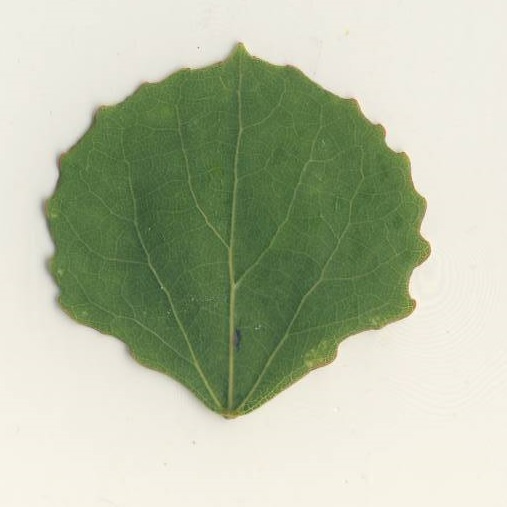
#> input picture extract_main_vein_by_hough/images/07.jpg, 507 x 507 px
$ python -i extract_vein_by_hough.py   (imports and definitions only)
#> lines starting #> are read from the running program, lines starting #| are printed output that depends on the picture; after the words box and inside, x2 and y2 are one past the last pixel; in counts of white or black regions, pixels touching at a corner belong together
### extract_main_vein_by_hough/get_boundary.py
import cv2
from skimage import measure, color
import numpy as np


def get_boundary(image):
    img = cv2.imread(image)
    img=color.rgb2gray(img)

    contours = measure.find_contours(img, 0.68, fully_connected='high')
    contours = [contours[i] for i in range(len(contours)) if len(contours[i]) > 100]
    contours = np.array(contours)
    contours = np.squeeze(contours, axis=(0,))

    return contours

### extract_main_vein_by_hough/extract_vein_by_hough.py
import numpy as np
import cv2
import matplotlib.pyplot as plt
import get_boundary


def extract_vein_by_hough(image):
#> called with image = 'images/07.jpg'
    img = cv2.imread(image)
#> img is the input picture: shape (507, 507, 3); mean B, G, R 164.9, 189.9, 181.5

    # 黑底画板, 用于之后存放最长线
    h, w, c = img.shape
#> h = 507; w = 507; c = 3
    img_t = np.zeros((h, w), dtype=np.uint8, order='C')

    # Canny
    img = cv2.GaussianBlur(img, (3, 3), 0)
    canny_threshold1 = [50, 150]
    edges = cv2.Canny(img, 50, 150, apertureSize=3)
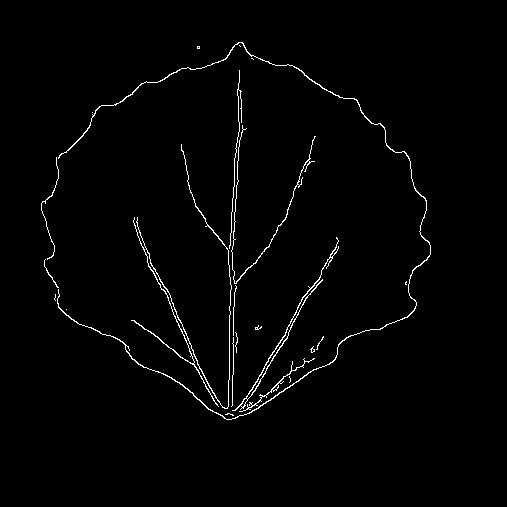
#> edges: shape (507, 507); 1.5% white in thin lines or dots, all inside (x1, y1, x2, y2) = (41, 42, 431, 420)
    lines = cv2.HoughLines(edges, 1, np.pi / 180, 118)
#> lines = [[239, 0.0175], [235, 0.0175], [241, 0.0349], [245, 0.0524]]
    while lines is None:
        # 调整canny的阈值至合适
        canny_threshold1 = [int(9*canny_threshold1[0]/10), int(9*canny_threshold1[1]/10)]
        edges = cv2.Canny(img, *canny_threshold1, apertureSize=3)
        lines = cv2.HoughLines(edges,1,np.pi/180, 118)
#> this loop made 0 passes
#> after the loop, canny_threshold1 = [50, 150]
    edges_original = edges.copy()

    # 形态学操作部分
    # 定义结构元素
    kernel = cv2.getStructuringElement(cv2.MORPH_RECT, (2, 2))
    # 边缘加粗
    opened = cv2.dilate(edges, kernel)
#> opened: shape (507, 507); 3.2% white in thin lines or dots, all inside (x1, y1, x2, y2) = (41, 42, 432, 421)
    opened = cv2.morphologyEx(opened, cv2.MORPH_OPEN, kernel)
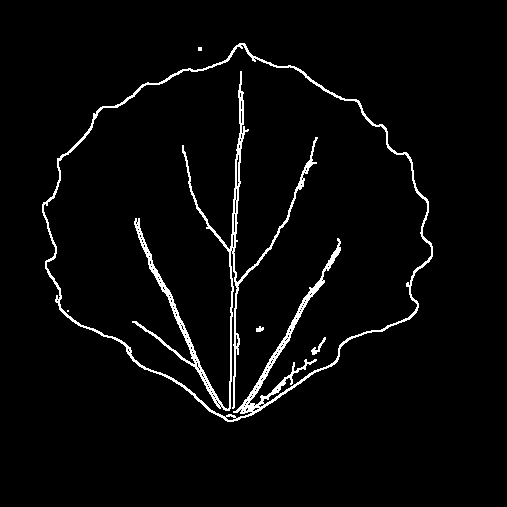
#> opened: shape (507, 507); 3.2% white in thin lines or dots, all inside (x1, y1, x2, y2) = (42, 43, 433, 422)

    # 划线
    if lines is not None:
        for line in lines[0]:
            rho = line[0]
            theta = line[1]
            if (theta < (np.pi/4.0)) or (theta > (3.*np.pi/4.0)):
                pt1 = (int(rho/np.cos(theta)), 0)
                pt2 = (int((rho-edges.shape[0]*np.sin(theta))/np.cos(theta)), edges.shape[0])
                cv2.line(edges, pt1, pt2, 255, 20)
                cv2.line(img_t, pt1, pt2, 255, 20)
            else:
                pt1 = (0, int(rho/np.sin(theta)))
                pt2 = (edges.shape[1], int((rho-edges.shape[1]*np.cos(theta))/np.sin(theta)))
                cv2.line(edges, pt1, pt2, 255, 1)
                cv2.line(img_t, pt1, pt2, 255, 1)
#> this loop made 1 pass
#> (rho, theta, pt1, pt2) on pass 1: (239, 0.0175, (239, 0), (230, 507))
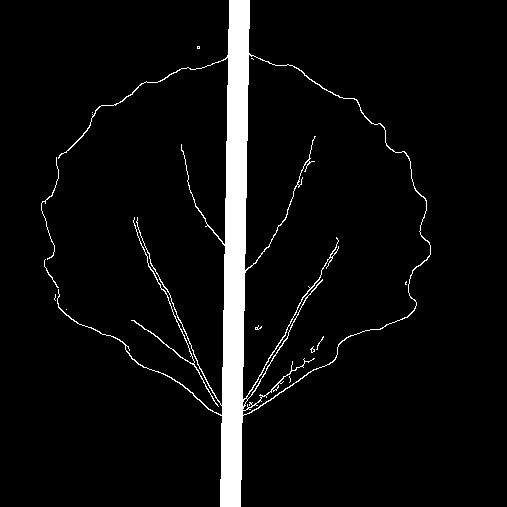
#> edges: shape (507, 507); 5.3% white; 14 white regions (10 under 20 px), largest, box (x1, y1, x2, y2) and area: (57, 0, 431, 507) 13120, (131, 217, 219, 407) 342, (41, 157, 59, 260) 123, (44, 259, 59, 288) 40
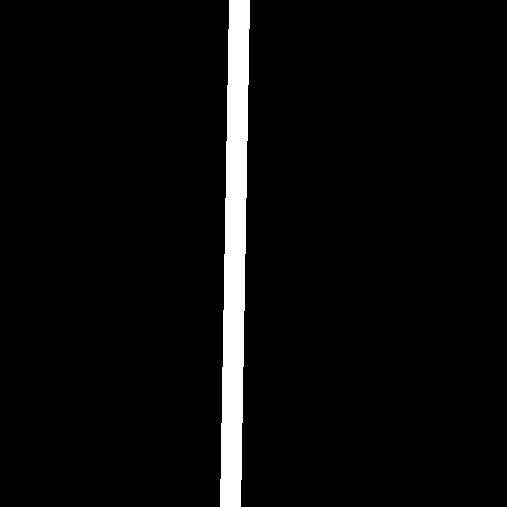
#> img_t: shape (507, 507); 4.1% white; 1 white region, box (x1, y1, x2, y2) and area: (220, 0, 250, 507) 10649
    else:
        print('No line!')
        return 0
    # 与操作, 得出主叶脉
    main_vein = cv2.bitwise_and(img_t, edges_original)
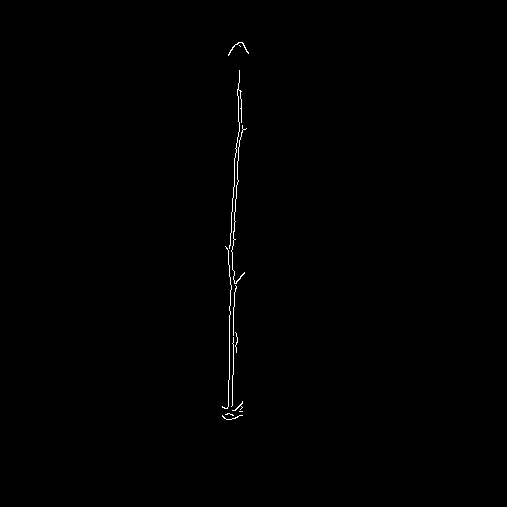
#> main_vein: shape (507, 507); 0.32% white in thin lines or dots, all inside (x1, y1, x2, y2) = (222, 42, 249, 420)
    vein_and_boundary = main_vein.copy()
    boundary = get_boundary.get_boundary(image)
#> in get_boundary, `img=color.rgb2gray(img)`:
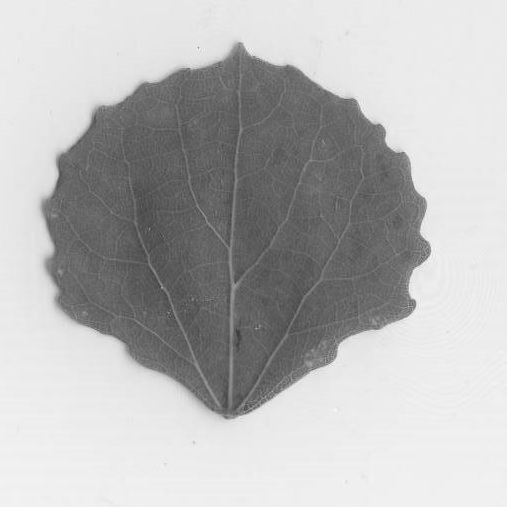
#> img: shape (507, 507) float64; min 0.234, max 0.972, mean 0.722
#> in get_boundary, `contours = measure.find_contours(img, 0.68, fully_connected='high')`: contours = 3 point arrays, longest 1611 points
#> in get_boundary, `contours = [contours[i] for i in range(len(contours)) if len(contours[..`: contours = 1 point arrays, longest 1611 points
#> in get_boundary, `contours = np.array(contours)`: contours = 1611 pairs, first value 41.79 to 418.9, second value 40.4 to 430.4
#> boundary has the same summary as contours in get_boundary
    for i in boundary:
        vein_and_boundary[int(i[0])][int(i[1])] = 255
#> this loop made 1611 passes
#> i on passes 1 to 3: [418, 234.1], [417.2, 235], [417, 235.4]
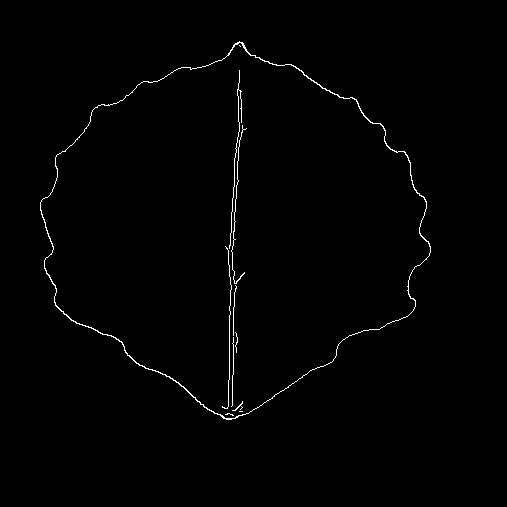
#> vein_and_boundary: shape (507, 507); 0.84% white in thin lines or dots, all inside (x1, y1, x2, y2) = (40, 41, 431, 420)
    _, axes = plt.subplots(1, 3, figsize=(20, 8))
    ax0, ax1, ax2 = axes.ravel()
    ax0.imshow(edges, plt.cm.gray)
    ax0.set_title('Canny')      # 边缘检测
    ax1.imshow(opened, plt.cm.gray)
    ax1.set_title('Open')       # 线条加粗
    ax2.imshow(img_t, plt.cm.gray)
    ax2.set_title('line')       # 最长线
    _, axes = plt.subplots(1, 1, figsize=(8, 8))
    axes.imshow(vein_and_boundary, plt.cm.gray)
    axes.set_title('vein_and_boundary')
    plt.savefig(image[:image.find(r'.jpg')] + '_effect.png')
    plt.show()
    return 1

>>> result = extract_vein_by_hough('images/07.jpg')
